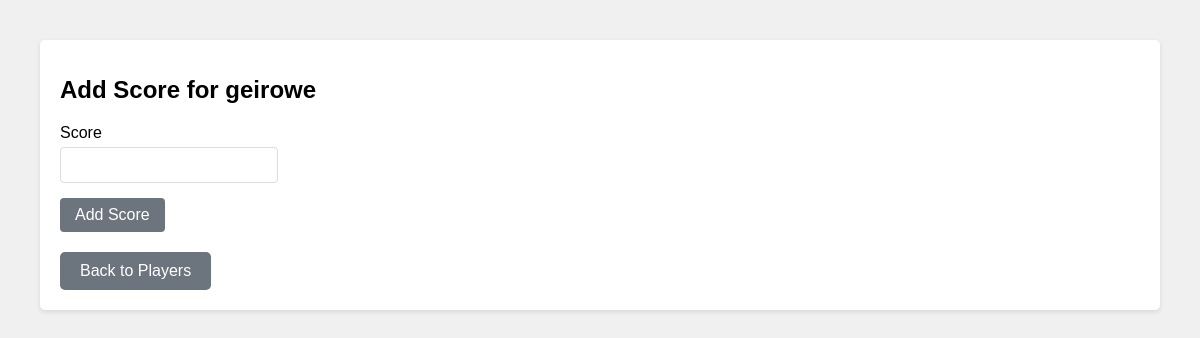
Before: /player/1/add_score with the older database file.
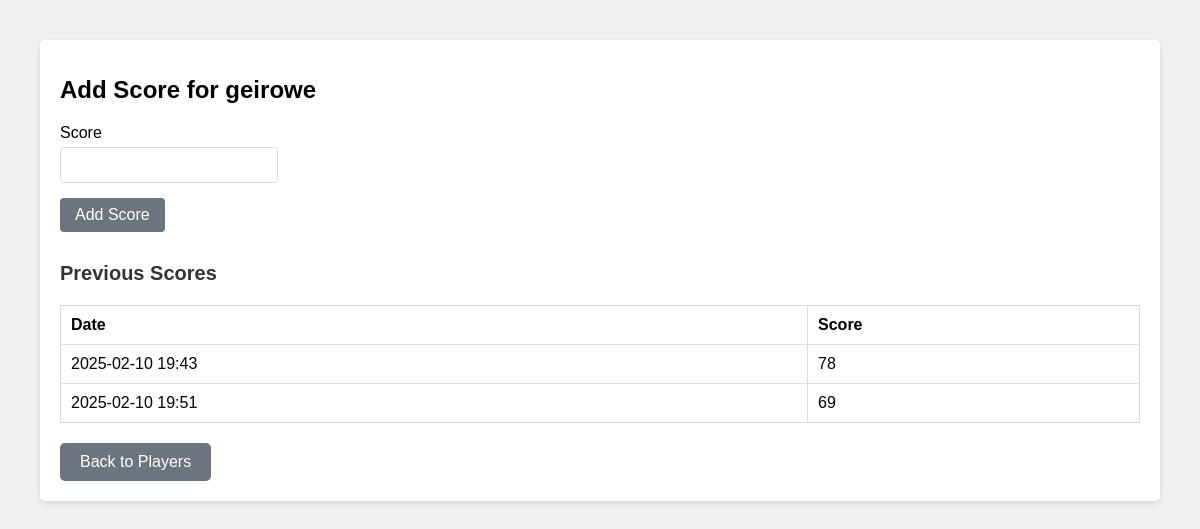
After: the same page with the newer database file.
### models.py (models this page shows)
class Score(db.Model):
    id = db.Column(db.Integer, primary_key=True)
    value = db.Column(db.Integer, nullable=False)
    date = db.Column(
        db.DateTime, nullable=False, default=lambda: datetime.now(timezone.utc)
    )
    player_id = db.Column(db.Integer, db.ForeignKey("player.id"), nullable=False)
    def local_date(self):
        return self.date.replace(tzinfo=timezone.utc).astimezone()

### app.py (the view, shortened to what this page needs)
@app.route("/player/<int:player_id>/add_score", methods=["GET", "POST"])
def add_score(player_id):
    player = Player.query.get_or_404(player_id)
    return render_template("add_score.html", player=player)

### templates/add_score.html (shortened to what this page needs)
{% extends "base.html" %}
{% block content %}
    <h1>Add Score for {{ player.name }}</h1>
    <form method="POST" action="{{ url_for('add_score', player_id=player.id) }}">
        <div class="form-group">
            <label for="score">Score</label>
            <input type="number" id="score" name="score" required min="1">
        </div>
        <button type="submit" class="btn-update">Add Score</button>
    </form>
    {% if player.scores %}
    <h2>Previous Scores</h2>
    <table class="player-table">
        <thead>
            <tr>
                <th>Date</th>
                <th>Score</th>
            </tr>
        </thead>
        <tbody>
            {% for score in player.scores %}
            <tr>
                <td>{{ score.local_date().strftime('%Y-%m-%d %H:%M') }}</td>
                <td>{{ score.value }}</td>
            </tr>
            {% endfor %}
        </tbody>
    </table>
    {% endif %}
    <a href="{{ url_for('list_players') }}" class="button">Back to Players</a>
{% endblock %}

Changed rows visible on the page:
added Score: local_date "2025-02-10 19:43", value "78"
added Score: local_date "2025-02-10 19:51", value "69"
Other visible differences:
text now shown: "Previous Scores Date Score"
